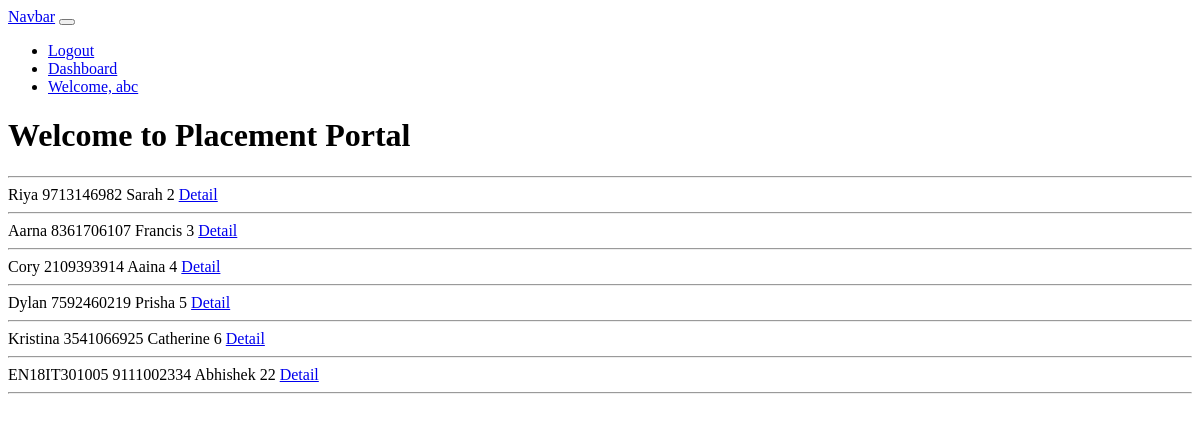
Page /StudentList (signed in) on the earlier database version.
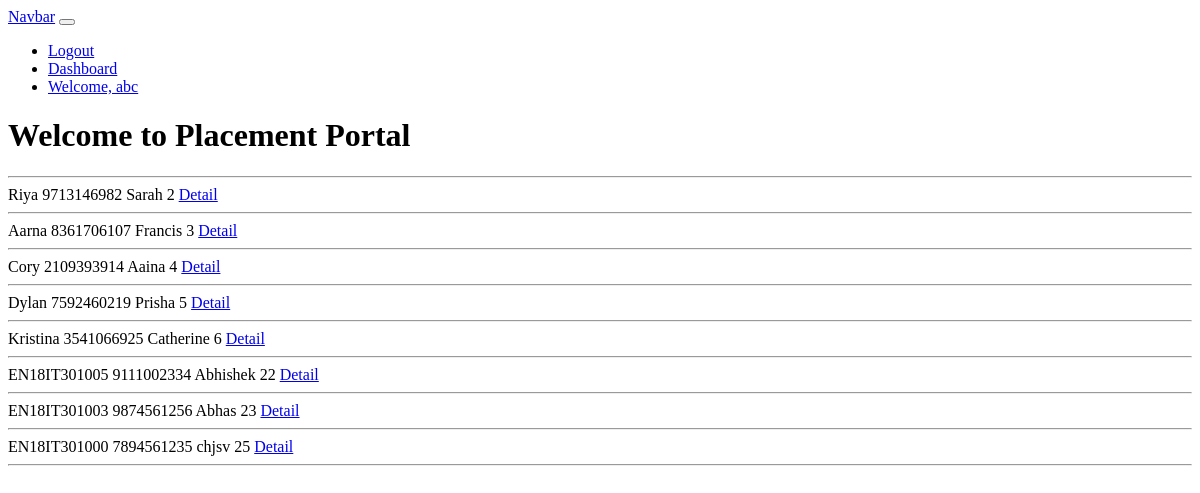
Same page on the later database version.
### placementapp/models.py (models this page shows)
class Student(models.Model):
    user=models.OneToOneField(to=User,on_delete=models.CASCADE,primary_key=True)
    enrollment_no=models.CharField(max_length=12)
    first_name=models.CharField(max_length=30)
    last_name=models.CharField(max_length=30)
    Gender_Choices=[('MALE','MALE'),
    ('FEMALE','FEMALE'),
    ('OTHERS','OTHERS'),
    ]
    gender=models.CharField(choices=Gender_Choices,null=True,max_length=10,)
    Email=models.EmailField(null=False,blank=False)
    Mobile_No=models.PositiveBigIntegerField(null=False,blank=False)
    School10=models.ForeignKey(to=School,null=True,on_delete=models.SET_NULL,related_name='SchoolX')
    School12=models.ForeignKey(to=School,null=True,on_delete=models.SET_NULL,related_name='SchoolXII')
    Score10=models.DecimalField(verbose_name="Grade 10 percentage",max_digits=4,decimal_places=2,null=True,blank=True)
    Score12=models.DecimalField(verbose_name="Grade 12 Percentage",max_digits=4,decimal_places=2,null=True,blank=True)
    JeePercentile=models.DecimalField(max_digits=4,decimal_places=2,null=True,blank=True)
    Branch=models.ForeignKey(to=BranchDS,on_delete=models.SET_NULL,null=True)
    Aim=models.TextField(null=True,blank=True,)
    Objective=models.TextField(null=True,blank=True,)
    Mission=models.TextField(null=True,blank=True,)
    Vision=models.TextField(null=True,blank=True,)
    mentor=models.ForeignKey(to=Mentor,on_delete=models.SET_NULL,null=True,blank=True)
    PlacementCell=models.ForeignKey(to=PlacementCell,null=True,blank=True,on_delete=models.SET_NULL)
    AppliedPositions=models.ManyToManyField(to=Position,through='Applied')
    maxCTC=models.SmallIntegerField(null=True,default=0)
    Resume=models.FileField(upload_to="Resume",blank=True)
    ResumeURL=models.TextField(null=True,blank=True,)
    def __str__(self):
        return f"{self.enrollment_no} "

class User(AbstractUser):
    USER_TYPE_CHOICES = (
    (1, 'student'),
    (2, 'placementOfficer'),
    (3, 'Company'),
    (4, 'Mentor'),
    (5, 'admin'),
    )
    user_type = models.PositiveSmallIntegerField(choices=USER_TYPE_CHOICES,default=2)
    verified=models.BooleanField(default=False)
    def __str__(self):
        return f"{self.first_name}"

### placementapp/views.py (the view)
# urls.py: path('StudentList',views.ListStudentView),
def ListStudentView(request):
    varuser=request.user
    if varuser.is_authenticated and varuser.verified and varuser.user_type==4:
        mentr=Mentor.objects.get(user=varuser)
        Stu=Student.objects.filter(mentor=mentr)
        return render(request, 'placementapp/Mentor/ListStudent.html',{'dataset':Stu})
    if varuser.is_authenticated and varuser.verified and varuser.user_type==2:
        Stu=Student.objects.all()
        return render(request, 'placementapp/PlacementOff/ListStudent.html',{'dataset':Stu})
    return HttpResponse('<h1> Current User Not Authorised or Verified  </h1>')

### placementapp/templates/placementapp/PlacementOff/ListStudent.html (shortened to what this page needs)
{% extends 'base.html' %}
{% block content %}
<!DOCTYPE html>
<html lang="en">
<head>
</head>
<body>
    {% for data in dataset %}
{{data}}
{{data.Mobile_No}}
{{data.user}}
{{data.user.id}}
<a href="{% url 'StuDetail' data.user.id  %}">Detail</a>
<hr>
{% endfor %}
</body>
</html>
{% endblock %}

Differences in the rows shown:
added Student: enrollment_no "EN18IT301003", Mobile_No "9874561256", user "Abhas", user.id "23"
added Student: enrollment_no "EN18IT301000", Mobile_No "7894561235", user "chjsv", user.id "25"
